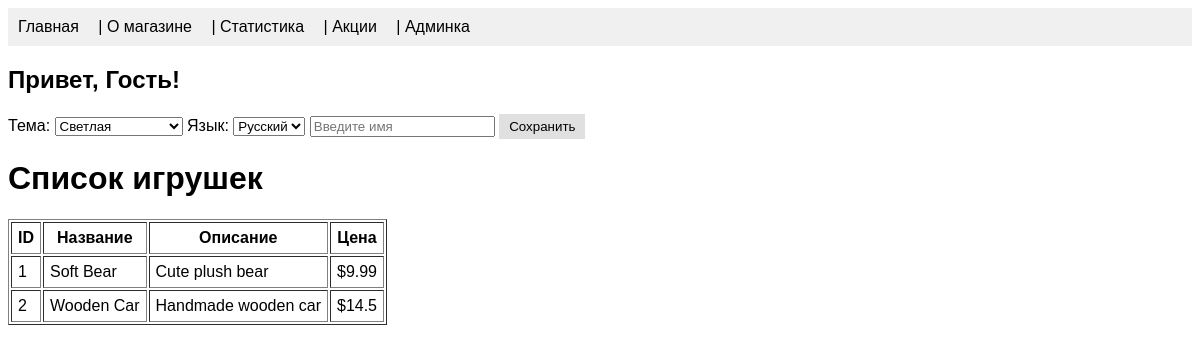
The page / on the database its author committed.
### tables this page shows
CREATE TABLE IF NOT EXISTS products (
    id INT AUTO_INCREMENT PRIMARY KEY,
    name VARCHAR(255) NOT NULL,
    description TEXT,
    price DECIMAL(10,2)
);

### src/InterfaceAdapters/Controllers/BaseController.php (called while the page is built, shortened)
<?php
abstract class BaseController {
    protected $theme;
    protected $language;
    public function __construct(SessionManager $sessionManager, CookieManager $cookieManager) {
        $this->sessionManager = $sessionManager;
        $this->cookieManager = $cookieManager;
        $this->theme = $this->cookieManager->getTheme();
        $this->language = $this->cookieManager->getLanguage();
    }
    protected function render(string $view, array $data = []): string {
        $data['theme'] = $this->theme;
        $data['language'] = $this->language;
        $data['texts'] = $this->getTexts();
        extract($data);
        include "views/{$view}.php";
        return ob_get_clean();
    }
    private function getTexts(): array {
        $texts = [
            'ru' => [
                'hello' => 'Привет',
                'store' => 'Магазин игрушек',
                'about' => 'О магазине',
                'promo' => 'Акции',
                'admin' => 'Админка',
                'theme_label' => 'Тема',
                'lang_label' => 'Язык',
                'save_btn' => 'Сохранить',
                'toy_list' => 'Список игрушек',
                'id' => 'ID',
                'name' => 'Название',
                'desc' => 'Описание',
                'price' => 'Цена',
                'register_label' => 'Введите имя',
                'register_btn' => 'Зарегистрироваться',
                'home' => 'Главная',
                'login_title' => 'Вход в админку',
                'login_btn' => 'Войти',
                'upload_pdf' => 'Загрузить PDF',
                'uploaded_pdf' => 'Загруженные файлы PDF',
                'logout' => 'Выйти'
            ],
            'en' => [
                'hello' => 'Hello',
                'store' => 'Toy Shop',
                'about' => 'About',
                'promo' => 'Promotions',
                'admin' => 'Admin Panel',
                'theme_label' => 'Theme',
                'lang_label' => 'Language',
                'save_btn' => 'Save',
                'toy_list' => 'Toy List',
                'id' => 'ID',
                'name' => 'Name',
                'desc' => 'Description',
                'price' => 'Price',
                'register_label' => 'Enter your name',
                'register_btn' => 'Register',
                'home' => 'Home',
                'login_title' => 'Admin Login',
                'login_btn' => 'Login',
                'upload_pdf' => 'Upload PDF',
                'uploaded_pdf' => 'Uploaded PDFs',
                'logout' => 'Logout'
            ]
        ];
        return $texts[$this->language] ?? $texts['ru'];
    }
}

### src/Infrastructure/Services/SessionManager.php (called while the page is built, shortened)
<?php
class SessionManager {
    public function get(string $key, $default = null) {
        return $_SESSION[$key] ?? $default;
    }
}

### src/Infrastructure/Services/CookieManager.php (called while the page is built, shortened)
<?php
class CookieManager {
    public function get(string $name, string $default = ''): string {
        return $_COOKIE[$name] ?? $default;
    }
    public function getTheme(): string {
        return $this->get('theme', 'light');
    }
    public function getLanguage(): string {
        return $this->get('lang', 'ru');
    }
    public function getUsername(SessionManager $sessionManager): string {
        $sessionUser = $sessionManager->get('name');
        return $this->get('user', 'Гость');
    }
}

### src/Application/UseCases/GetProductsUseCase.php (called while the page is built, shortened)
<?php
class GetProductsUseCase {
    private $productRepository;
    public function __construct(ProductRepositoryInterface $productRepository) {
        $this->productRepository = $productRepository;
    }
    public function execute(): array {
        $products = $this->productRepository->findAll();
        usort($products, function($a, $b) {
            return $a->getPrice() <=> $b->getPrice();
        });
        return array_map(function($product) {
            return $product->toArray();
        }, $products);
    }
}

### src/Infrastructure/Repositories/MySqlProductRepository.php (called while the page is built, shortened)
<?php
class MySqlProductRepository implements ProductRepositoryInterface {
    private $db;
    public function __construct($database) {
        $this->db = $database;
    }
    public function findAll(): array {
        $result = $this->db->query("SELECT * FROM products ORDER BY name");
        $products = [];
        if ($result) {
            while ($row = $result->fetch_assoc()) {
                $products[] = new Product(
                    $row['id'],
                    $row['name'],
                    $row['description'],
                    (float)$row['price']
                );
            }
        }
        return $products;
    }
}

### config/Database.php (called while the page is built, shortened)
<?php
class Database {
    private $connection;
    private $host = "db";
    private $username = "appuser";
    private $password = "apppass";
    private $database = "appdb";
    private function __construct() {
        try {
            $this->connection = new mysqli($this->host, $this->username, $this->password, $this->database);
            $this->connection->set_charset("utf8mb4");
        } catch (Exception $e) {
            die("Database connection error: " . $e->getMessage());
        }
    }
    public function query($query) {
        return $this->connection->query($query);
    }
}

### index.php (called while the page is built, shortened)
<?php
require_once 'autoload.php';
$container = new Container();
$controller = $container->get(HomeController::class);
$controller->index();

### autoload.php (called while the page is built, shortened)
<?php
spl_autoload_register(function ($className) {
    $file = 'src/' . str_replace('\\', '/', $className) . '.php';
    if (file_exists($file)) {
        return;
    }
});
require_once 'config/Database.php';

### src/Domain/Entities/Product.php (called while the page is built, shortened)
<?php
class Product {
    private $id;
    private $name;
    private $description;
    private $price;
    public function __construct($id, $name, $description, $price) {
        $this->id = $id;
        $this->name = $name;
        $this->description = $description;
        $this->price = $price;
    }
    public function getPrice() {
        return $this->price;
    }
    public function toArray() {
        return [
            'id' => $this->id,
            'name' => $this->name,
            'description' => $this->description,
            'price' => $this->price
        ];
    }
}

### views/home/index.php (the view, shortened to what this page needs)
<h2><?= $texts['hello'] ?>, <?= htmlspecialchars($username) ?>!</h2>
<form method="post" action="index.php">
    <p>
        <?= $texts['theme_label'] ?>:
        <select name="theme">
            <option value="light" <?= $theme==='light'?'selected':'' ?>>Светлая</option>
        </select>
        <?= $texts['lang_label'] ?>:
        <select name="lang">
            <option value="ru" <?= $language==='ru'?'selected':'' ?>>Русский</option>
        </select>
        <input type="text" name="user" placeholder="<?= $texts['register_label'] ?>"
               value="<?= htmlspecialchars($username!=='Гость'?$username:'') ?>">
        <button type="submit"><?= $texts['save_btn'] ?></button>
    </p>
</form>
<h1><?= $texts['toy_list'] ?></h1>
<table border="1" cellpadding="6">
    <tr>
        <th><?= $texts['id'] ?></th>
        <th><?= $texts['name'] ?></th>
        <th><?= $texts['desc'] ?></th>
        <th><?= $texts['price'] ?></th>
    </tr>
    <?php foreach ($products as $product): ?>
    <tr>
        <td><?= htmlspecialchars($product['id']) ?></td>
        <td><?= htmlspecialchars($product['name']) ?></td>
        <td><?= htmlspecialchars($product['description']) ?></td>
        <td>$<?= htmlspecialchars($product['price']) ?></td>
    </tr>
    <?php endforeach; ?>
</table>
<?php
$content = ob_get_clean();
include 'views/layouts/main.php';
?>

### src/InterfaceAdapters/Controllers/HomeController.php (shortened to what this page needs)
<?php
class HomeController extends BaseController {
    private $getProductsUseCase;
    public function __construct(
        SessionManager $sessionManager,
        CookieManager $cookieManager,
        GetProductsUseCase $getProductsUseCase,
        ManageUserPreferencesUseCase $managePreferencesUseCase
    ) {
        $this->getProductsUseCase = $getProductsUseCase;
    }
    public function index(): void {
        $username = $this->cookieManager->getUsername($this->sessionManager);
        $products = $this->getProductsUseCase->execute();
        echo $this->render('home/index', [
            'username' => $username,
            'products' => $products
        ]);
    }
}

### views/layouts/main.php (shortened to what this page needs)
<!doctype html>
<html lang="<?= htmlspecialchars($language) ?>">
<head>
    <link rel="stylesheet" href="theme.php?<?= time() ?>">
</head>
<body class="<?= htmlspecialchars($theme) ?>">
    <nav>
        <a href="/index.php"><?= $texts['home'] ?></a> |
        <a href="/static/info.html"><?= $texts['about'] ?></a> |
        <a href="/stats.php">Статистика</a> |
        <a href="/static/promo.html"><?= $texts['promo'] ?></a> |
        <a href="/admin.php"><?= $texts['admin'] ?></a>
    </nav>
    <main>
        <?= $content ?>
    </main>
</body>
</html>

### rows shown on the page
products: id "1", name "Soft Bear", description "Cute plush bear", price "9.99"
products: id "2", name "Wooden Car", description "Handmade wooden car", price "14.5"

### other values the page prints
$texts['home'] "Главная"
$texts['about'] "О магазине"
$texts['promo'] "Акции"
$texts['admin'] "Админка"
$texts['hello'] "Привет"
$username "Гость"
$texts['theme_label'] "Тема"
$texts['lang_label'] "Язык"
$texts['save_btn'] "Сохранить"
$texts['toy_list'] "Список игрушек"
$texts['id'] "ID"
$texts['name'] "Название"
$texts['desc'] "Описание"
$texts['price'] "Цена"
